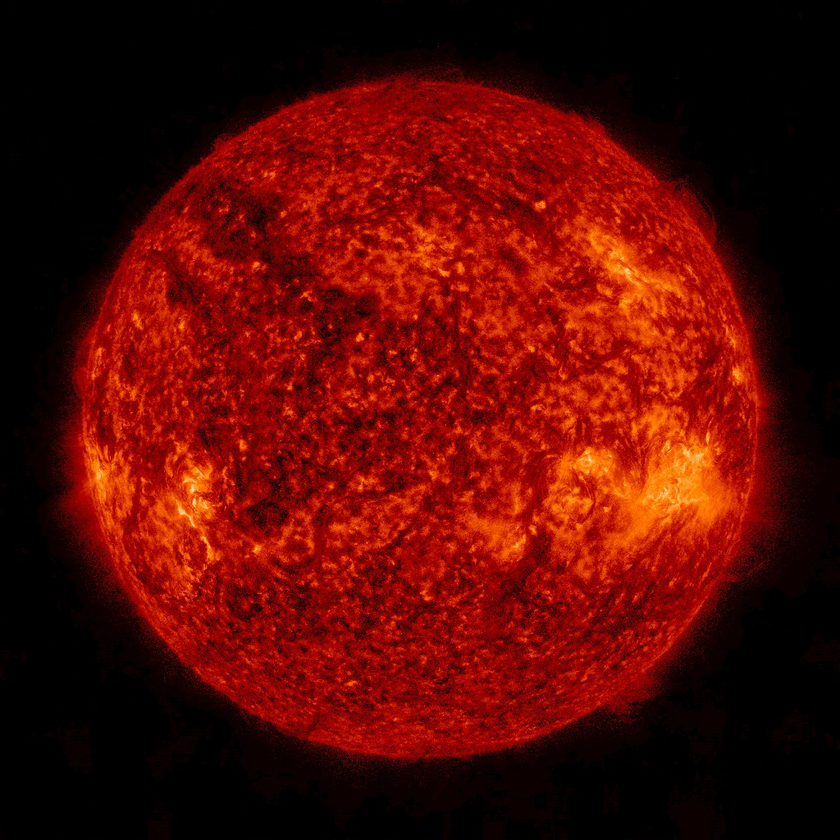
#> input picture pictures/base.png, 840 x 840 px, shrunk from 1024 x 1024 before the run; its folder holds only this picture in this run
$ python align_center.py
#> lines starting #> are read from the running program, lines starting #| are printed output that depends on the picture; after the words box and inside, x2 and y2 are one past the last pixel; in counts of white or black regions, pixels touching at a corner belong together
#> further down, base_image is the input picture: shape (840, 840, 3); mean B, G, R 2.9, 9.8, 87.2
import os
import glob
import cv2
import numpy as np

INPUT_FOLDER = "pictures"
OUTPUT_FOLDER = "aligned"


def find_sun_center(image):
    gray = cv2.cvtColor(image, cv2.COLOR_BGR2GRAY)
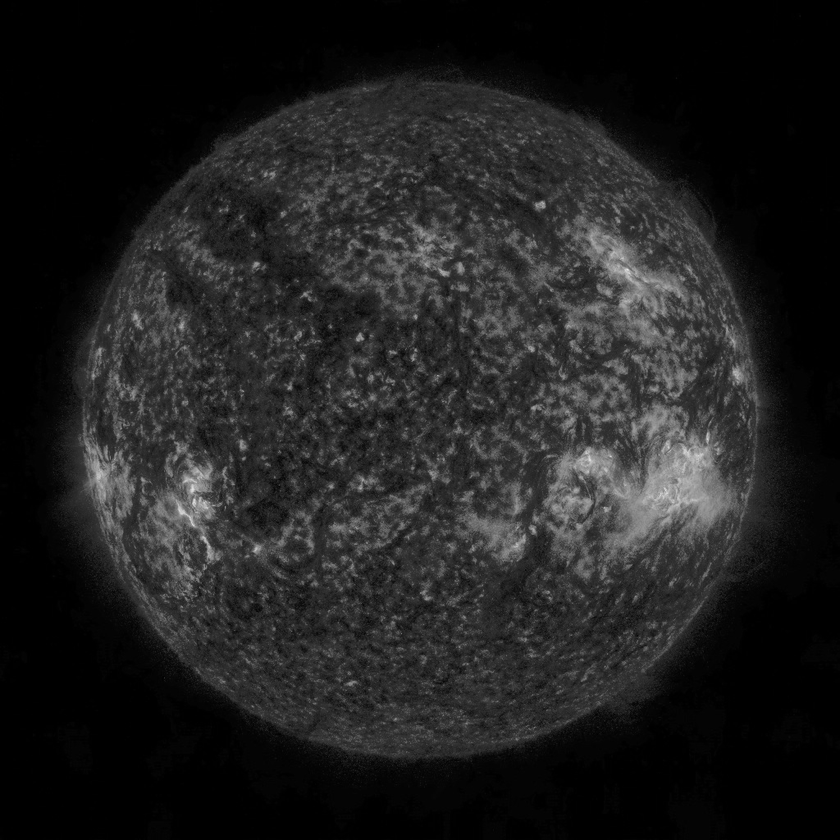
#> gray: shape (840, 840); min 0, max 233, mean 32.1
    blurred = cv2.GaussianBlur(gray, (5, 5), 0)
    threshold, mask = cv2.threshold(blurred, 0, 255, cv2.THRESH_BINARY + cv2.THRESH_OTSU)
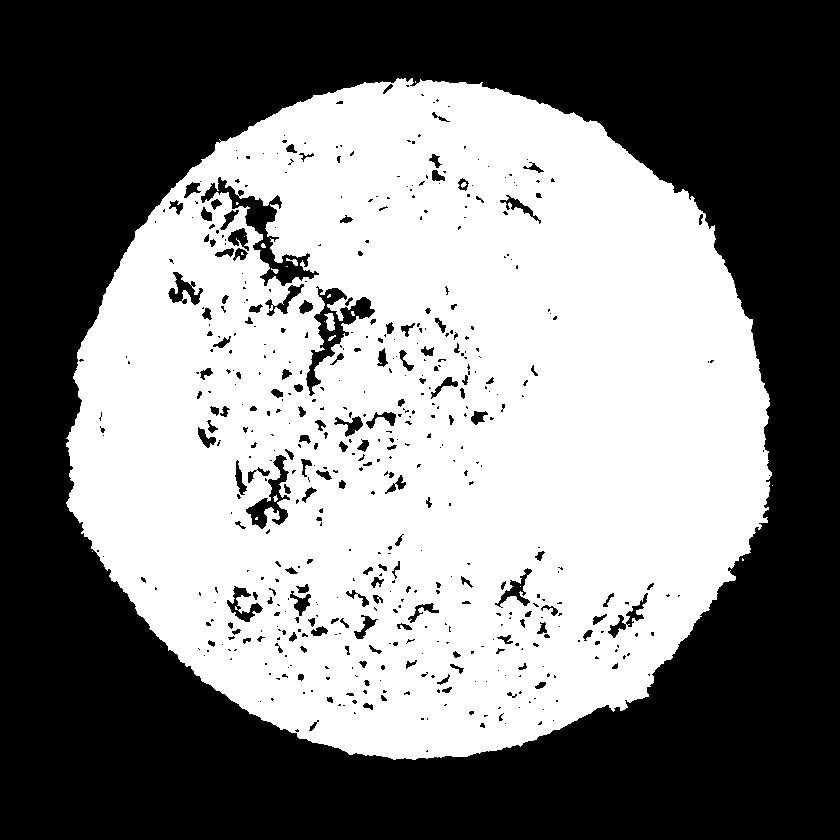
#> mask: shape (840, 840); 49.7% white; 21 white regions (14 under 20 px)
#> threshold = 32
    contours, hierarchy = cv2.findContours(mask, cv2.RETR_EXTERNAL, cv2.CHAIN_APPROX_SIMPLE)
#> contours = 5 contours, 4 with area under 20; largest, box (x1, y1, x2, y2) and area: (66, 78, 772, 760) 368526
    biggest = max(contours, key=cv2.contourArea)
#> biggest = contour of 1274 points, box (x1, y1, x2, y2) (66, 78, 772, 760), area 368526
    (center_x, center_y), radius = cv2.minEnclosingCircle(biggest)
#> center_x = 418.7; center_y = 430.2; radius = 360.2
    return center_x, center_y


def move_sun_to_center(image, center_x, center_y, base_center_x, base_center_y):
    height, width = image.shape[:2]
    shift_x = base_center_x - center_x
    shift_y = base_center_y - center_y

    matrix = np.float32([[1, 0, shift_x],
                         [0, 1, shift_y]])
    result = cv2.warpAffine(image, matrix, (width, height))
    return result


os.makedirs(OUTPUT_FOLDER, exist_ok=True)
paths = glob.glob(os.path.join(INPUT_FOLDER, "*.png"))

base_image = cv2.imread(paths[0])
base_center_x, base_center_y = find_sun_center(base_image)
#> base_center_x = 418.7; base_center_y = 430.2
print(f"base:  x={base_center_x:.2f}, y={base_center_y:.2f}")
#| base:  x=418.73, y=430.24

for path in paths[1:]:
    image = cv2.imread(path)

    center_x, center_y = find_sun_center(image)
    result = move_sun_to_center(image, center_x, center_y, base_center_x, base_center_y)

    #Check the new center after moving
    new_x, new_y = find_sun_center(result)
    print(f"было ({center_x:.2f}, {center_y:.2f})  ->  стало ({new_x:.2f}, {new_y:.2f})")


    file_name = os.path.basename(path)
    cv2.imwrite(os.path.join(OUTPUT_FOLDER, file_name), result)
    print(file_name, "готово")

$ run again, on pictures/image.png
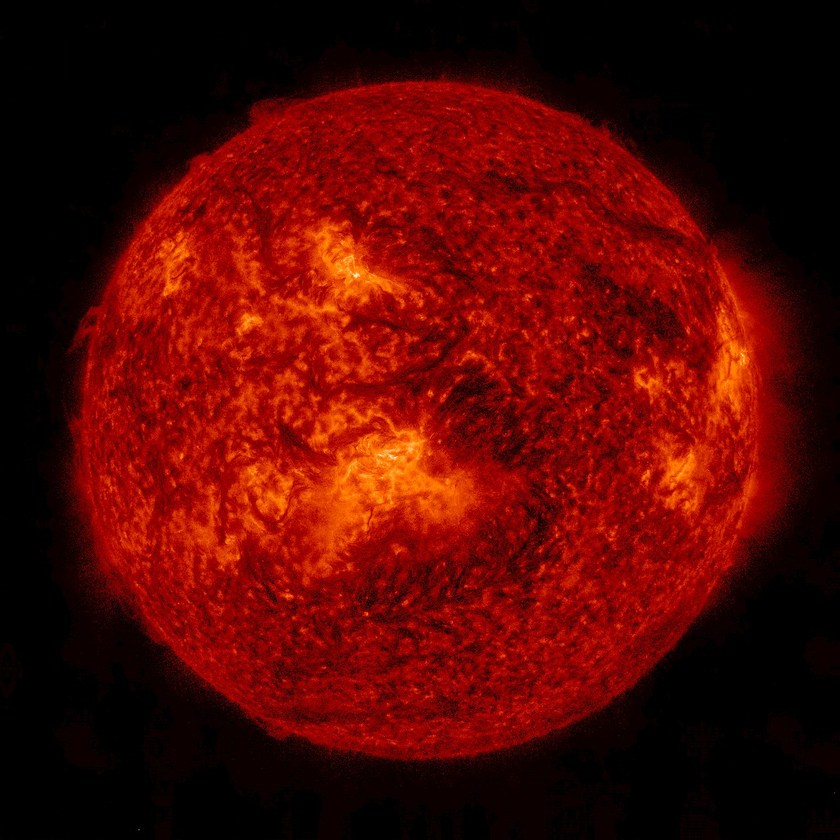
#> input picture pictures/image.png, 840 x 840 px, shrunk from 1024 x 1024 before the run
#> base_image is the input picture: shape (840, 840, 3); mean B, G, R 2.4, 7.6, 84.6
#> in find_sun_center, `gray = cv2.cvtColor(image, cv2.COLOR_BGR2GRAY)`:
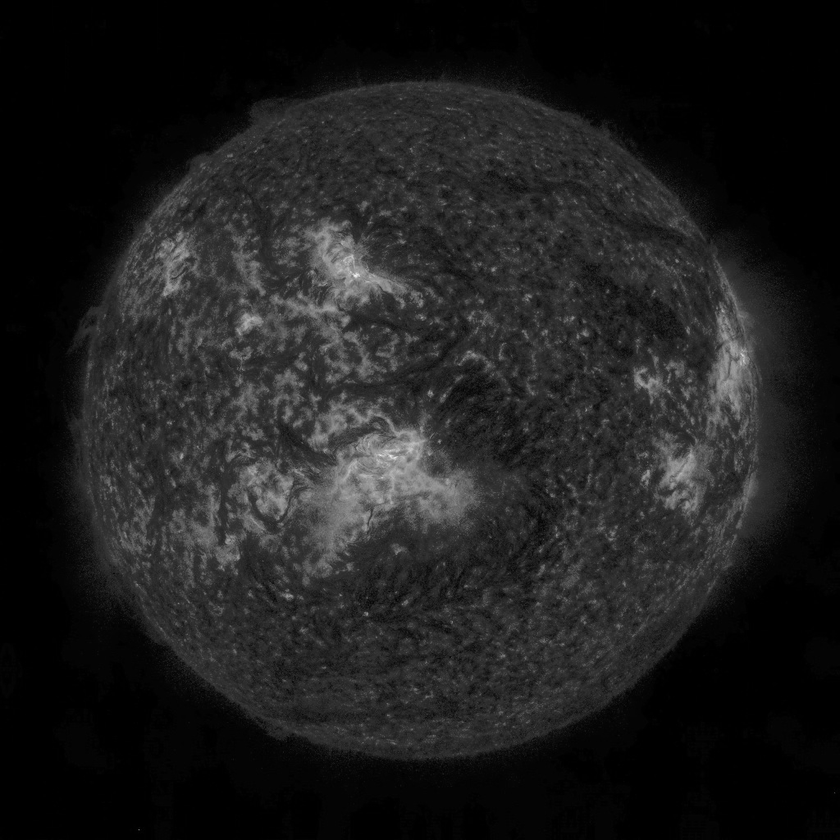
#> gray: shape (840, 840); min 0, max 244, mean 30
#> in find_sun_center, `threshold, mask = cv2.threshold(blurred, 0, 255, cv2.THRESH_BINARY + c..`:
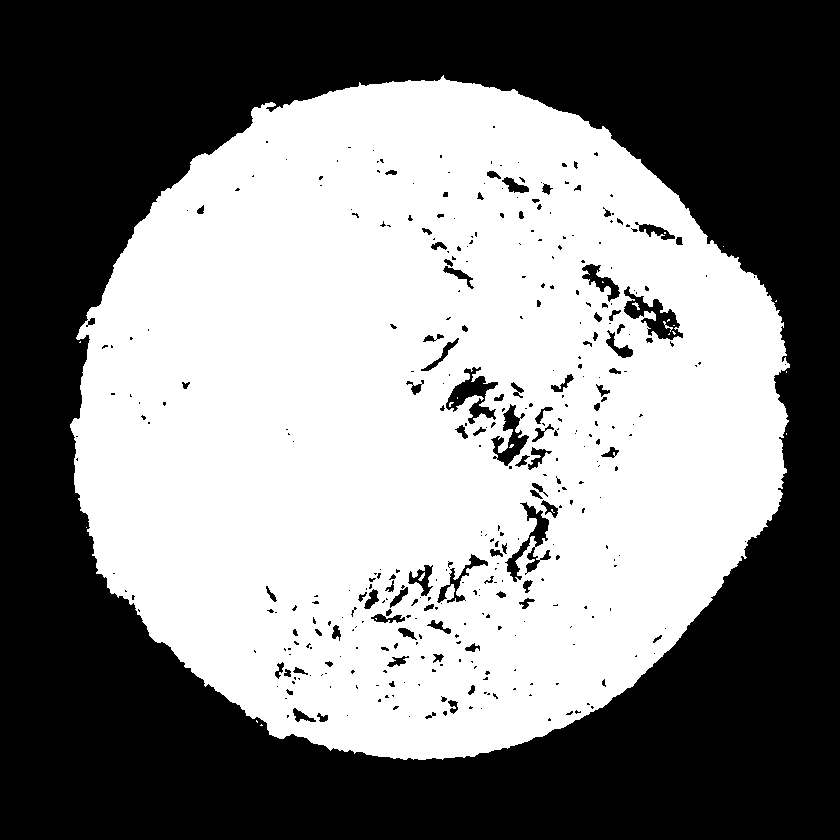
#> mask: shape (840, 840); 51.1% white; 379 black regions (281 under 20 px)
#> threshold = 29
#> contours = 9 contours, 8 with area under 20; largest, box (x1, y1, x2, y2) and area: (70, 75, 790, 760) 373124
#> biggest = contour of 1247 points, box (x1, y1, x2, y2) (70, 75, 790, 760), area 373124
#> center_x = 431.5; center_y = 425.7; radius = 366.4
#> base_center_x = 431.5; base_center_y = 425.7
#| base:  x=431.54, y=425.72
